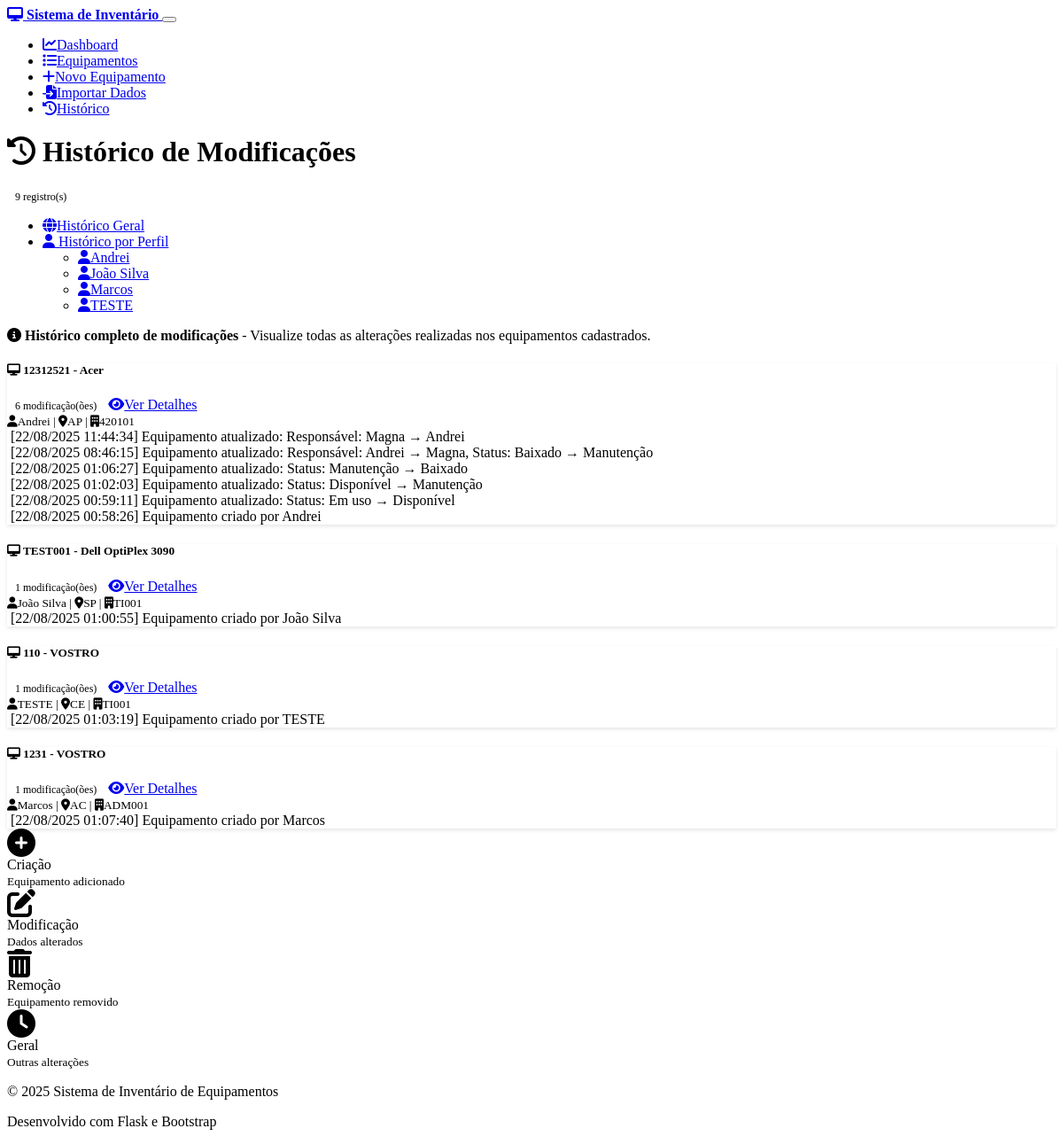
Before: /history with the older database file.
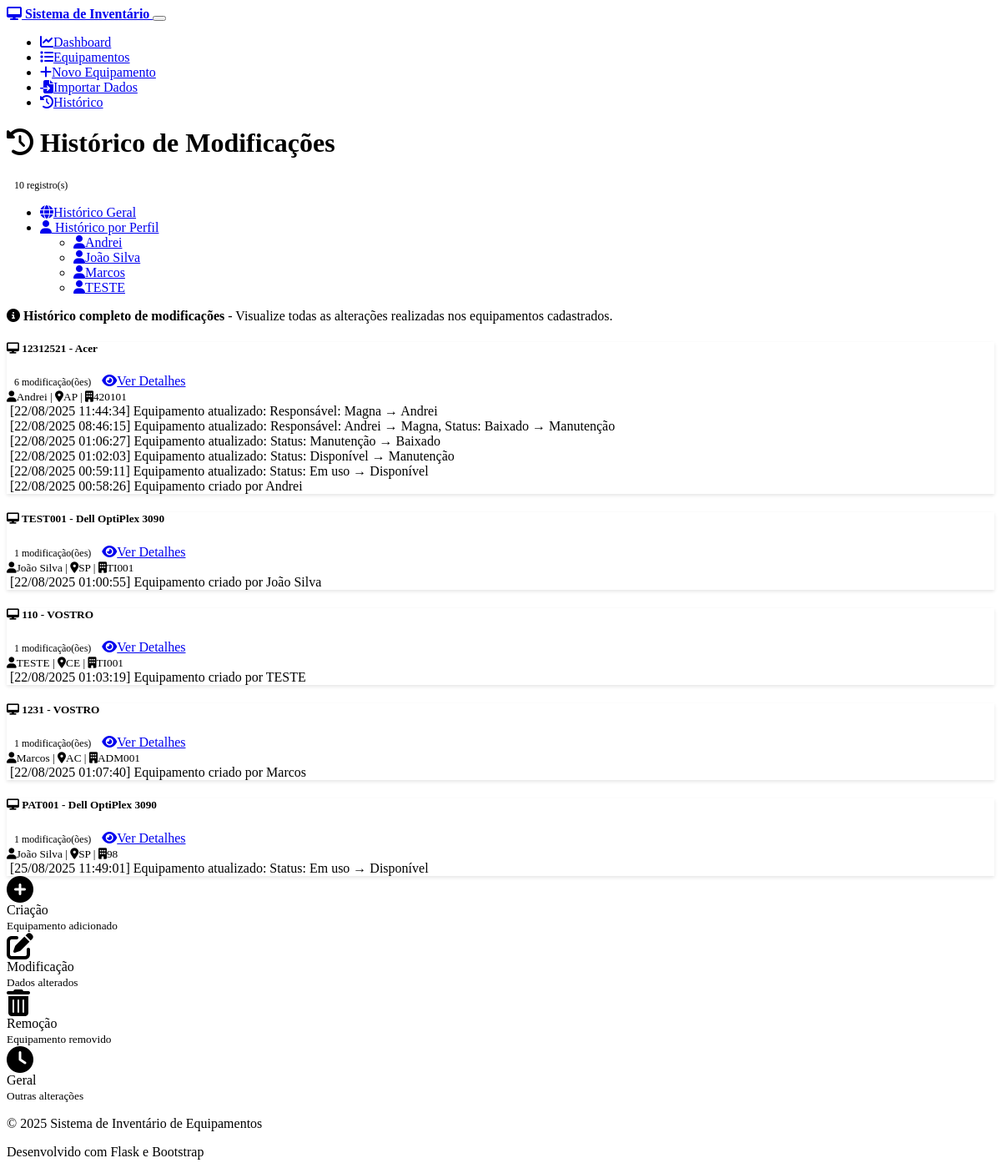
After: the same page with the newer database file.
### models.py (models this page shows, shortened)
class Equipment(db.Model):
    __tablename__ = 'equipment'
    id = db.Column(db.Integer, primary_key=True)
    responsavel = db.Column(db.String(100), nullable=False)
    uf = db.Column(db.String(2), nullable=False)
    cc = db.Column(db.String(20), nullable=False)  # Centro de Custo
    cnpj = db.Column(db.Text, nullable=False)  # Mudando para Text para permitir múltiplos CNPJs
    fornecedor = db.Column(db.String(100), nullable=True)  # Novo campo fornecedor
    modelo = db.Column(db.String(100), nullable=False)
    status = db.Column(db.String(50), nullable=False, default='Em uso')
    patrimonio = db.Column(db.String(50), unique=True, nullable=False)
    valor = db.Column(db.Float, nullable=False, default=0.0)
    marca = db.Column(db.String(50), nullable=True)
    processador = db.Column(db.String(100), nullable=True)
    memoria_ram = db.Column(db.String(20), nullable=True)
    hd_ssd = db.Column(db.String(50), nullable=True)
    sistema_operacional = db.Column(db.String(50), nullable=True)
    antivirus = db.Column(db.Boolean, default=False)
    termo_assinado = db.Column(db.Boolean, default=False)
    milvus_funcionando = db.Column(db.Boolean, default=False)
    data_aquisicao = db.Column(db.Date, nullable=True)
    data_baixa = db.Column(db.Date, nullable=True)
    created_at = db.Column(db.DateTime, default=datetime.utcnow)
    updated_at = db.Column(db.DateTime, default=datetime.utcnow, onupdate=datetime.utcnow)
    endereco = db.Column(db.String(200), nullable=True)
    telefone = db.Column(db.String(20), nullable=True)
    email = db.Column(db.String(100), nullable=True)
    link_termos = db.Column(db.String(500), nullable=True)  # Link dos termos assinados
    historico_modificacoes = db.Column(db.Text, nullable=True)  # Histórico de modificações
    def get_history(self):
        import json
        if not self.historico_modificacoes:
            return []
        try:
            historico = json.loads(self.historico_modificacoes)
            if isinstance(historico, list):
                return historico
            else:
                return [str(historico)]
        except:
            return [str(self.historico_modificacoes)]  # Fallback for non-JSON data

### routes.py (the view)
@app.route('/history')
def history_log():
    equipment_list = Equipment.query.all()
    equipment_with_history = [eq for eq in equipment_list if eq.get_history()]
    total_entries = sum(len(eq.get_history()) for eq in equipment_with_history)
    profiles = list(set([eq.responsavel for eq in equipment_with_history]))
    profiles.sort()
    return render_template('history_log.html',
                         equipment_list=equipment_with_history,
                         total_entries=total_entries,
                         profiles=profiles)

### templates/history_log.html (shortened to what the changed rows need)
{% extends "base.html" %}
{% block content %}
<div class="row">
    <div class="col-12">
        <div class="d-flex justify-content-between align-items-center mb-4">
            <h1>
                <i class="fas fa-history me-2"></i>
                Histórico de Modificações
            </h1>
            <div>
                <span class="badge bg-primary fs-6">{{ total_entries }} registro(s)</span>
            </div>
        </div>
    </div>
</div>
<div class="row">
    <div class="col-12">
        <ul class="nav nav-tabs mb-4" id="historyTabs" role="tablist">
            {% if profiles %}
            <li class="nav-item dropdown">
                <ul class="dropdown-menu">
                    {% for profile in profiles %}
                    <li><a class="dropdown-item" href="{{ url_for('history_by_profile', profile_name=profile) }}">
                        <i class="fas fa-user me-2"></i>{{ profile }}
                    </a></li>
                    {% endfor %}
                </ul>
            </li>
            {% endif %}
        </ul>
    </div>
</div>
<div class="row">
    <div class="col-12">
        {% if equipment_list %}
            {% for equipment in equipment_list %}
                {% if equipment.get_history() %}
                <div class="card mb-4">
                    <div class="card-header">
                        <div class="d-flex justify-content-between align-items-center">
                            <h5 class="mb-0">
                                <i class="fas fa-desktop me-2"></i>
                                <strong>{{ equipment.patrimonio }}</strong> - {{ equipment.modelo }}
                            </h5>
                            <div>
                                <span class="badge bg-success">{{ equipment.get_history()|length }} modificação(ões)</span>
                                <a href="{{ url_for('equipment_detail', id=equipment.id) }}" class="btn btn-sm btn-outline-primary ms-2">
                                    <i class="fas fa-eye me-1"></i>Ver Detalhes
                                </a>
                            </div>
                        </div>
                        <small class="text-muted">
                            <i class="fas fa-user me-1"></i>{{ equipment.responsavel }} |
                            <i class="fas fa-map-marker-alt me-1"></i>{{ equipment.uf }} |
                            <i class="fas fa-building me-1"></i>{{ equipment.cc }}
                        </small>
                    </div>
                    <div class="card-body">
                        <div class="timeline">
                            {% for entry in equipment.get_history()[::-1] %}
                            <div class="timeline-item mb-3">
                                <div class="alert
                                    {% if 'criado' in entry %}alert-success
                                    {% elif 'atualizado' in entry %}alert-primary
                                    {% elif 'removido' in entry %}alert-danger
                                    {% else %}alert-info{% endif %} mb-0">
                                    <div class="d-flex align-items-center">
                                        <span>{{ entry }}</span>
                                    </div>
                                </div>
                            </div>
                            {% endfor %}
                        </div>
                    </div>
                </div>
                {% endif %}
            {% endfor %}
        {% endif %}
    </div>
</div>
{% endblock %}

Changed rows visible on the page:
now on this page (row edited): Equipment: patrimonio "PAT001", modelo "Dell OptiPlex 3090", get_history|length "1", responsavel "João Silva", uf "SP", cc "98", 1 "[25/08/2025 11:49:01] Equipamento atualizado: Status: Em uso → Disponível"
Other visible differences:
{{ total_entries }}: "9" → "10"
